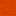

The image is a tile-based game level rendered from a .tmx file. Its description and complete source (layers, tilesets, objects, tile grids) follow:
An orthogonal 1x1 tile map with 16x16 px tiles, 1 tile layer (Tile Layer 1), 2 tilesets.

<map version="1.10" tiledversion="1.11.2" orientation="orthogonal" renderorder="right-down" width="1" height="1" tilewidth="16" tileheight="16" infinite="0" nextlayerid="2" nextobjectid="1">
 <tileset firstgid="1" source="Blocks.tsx" />
 <tileset firstgid="29" source="../Blocks.tsx" />
 <layer id="1" name="Tile Layer 1" width="1" height="1">
  <data encoding="csv">
56
</data>
 </layer>
</map>
